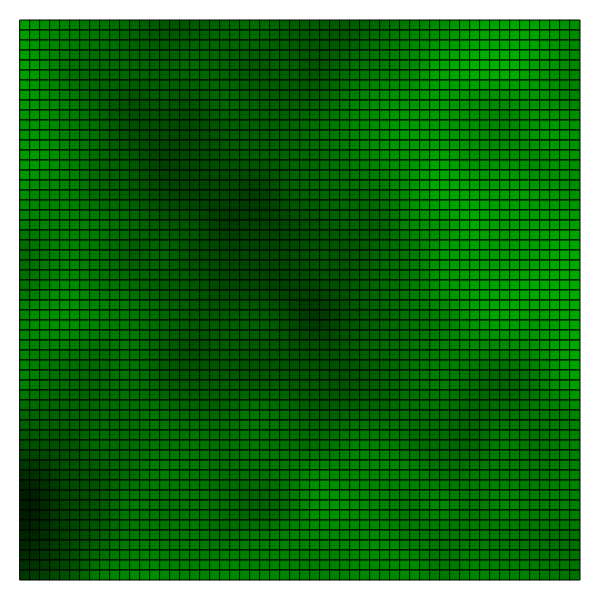
Frame 1 (no input)
Frame 60 (no input): identical to frame 1, image omitted
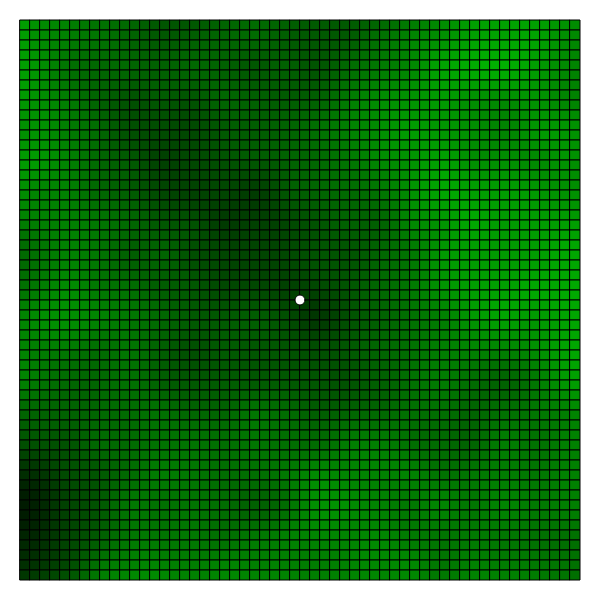
Frame 120 (the mouse pressed at the canvas centre since frame 60)

The p5.js sketch that drew these frames (run headless with seeded random() and noise() and a simulated clock; from frame 60 on, the mouse is pressed at the canvas centre):

// p5.js sketch
// ── sketch.js
let topoField;
let size = 60;
let particles = [];

function setup() {
  createCanvas(600, 600);
  topoField = new TopoField(size);
}

function draw() {
  background(255);
  topoField.show();
  //topoField.showVectorField();
  for (let particle of particles) {
    let i = floor(particle.pos.x * size / width);
    let j = floor(particle.pos.y * size / height);
    let gravity = p5.Vector.mult(topoField.forcefield[i][j], 0.1);
    let friction = p5.Vector.mult(particle.vel, -0.04);
    particle.applyForce(gravity);
    particle.applyForce(friction);
    particle.show();
    particle.update();
    if (particle.isDead()) {
      particles.splice(particles.indexOf(particle), 1);
    }
  }
}

function mousePressed() {
  particle = new Particle(mouseX, mouseY, 1);
  particles.push(particle);
}

function keyTyped() {
  if (key === 'c') {
    particles.pop();
  }
   return false;
}

// ── particle.js
class Particle {
  constructor (x, y, mass) {
    this.pos = createVector(x, y);
    this.vel = createVector(0, 0);
    this.acc = createVector(0, 0);
    this.mass = mass;
    this.color = color(255);
    this.r = sqrt(this.mass) * 5;
  }

  show () {
    fill(this.color);
    ellipse(this.pos.x, this.pos.y, 2 * this.r);
  }

  offscreen () {
    if (this.pos.y >= 580 || this.pos.y <= 20) {
      return true;
    } else if (this.pos.x >= 580 || this.pos.x <= 20) {
      return true;
    } else {
      return false;
    }
  }

  isDead () {
    if (this.offscreen()) {
      return true;
    } else {
      return false;
    }
  }

  applyForce (force) {
    let f = p5.Vector.div(force, this.mass);
    this.acc.add(f);
  }

  update () {
    this.vel.add(this.acc);
    this.pos.add(this.vel);
    this.acc.set(0, 0);
  }
}

// ── topofield.js
class TopoField {
  constructor (size) {
    this.size = size;
    this.index = [];
    this.forcefield = [];
    this.initHeight();
    this.initGravity();
  }

  drawArrow(base, vec, length) {
    push();
    stroke(255);
    strokeWeight(1);
    fill(255);
    translate(base.x, base.y);
    line(0, 0, vec.x, vec.y);
    rotate(vec.heading());
//    let arrowSize = 1;
//    translate(vec.mag() - arrowSize, 0);
//    triangle(0, arrowSize / 2, 0, -arrowSize / 2, arrowSize, 0);
    pop();
  }

// init the topofield height
  initHeight () {
    let txy = 0.04;
    let xoff = 0;
    for (let i = 0; i < this.size; i++) {
      let yoff = 0;
      let indexRow = [];
      for (let j = 0; j < this.size; j++) {
        let c = noise(xoff, yoff) * 255;
        indexRow.push(c);
        yoff += txy;
      }
      this.index.push(indexRow);
      xoff += txy;
    }
  }

// searching for neighbours and filter the smalest for direction
  initGravity () {
    for (let i = 1; i < this.size - 1; i++) {
      let forcefieldRow = [];
      for (let j = 1; j < this.size - 1; j++) {
        let neighbours = [];
        let min;
        let dir;
        let v;
        let v_abs;
        for (let m = i - 1; m <= i + 1; m++) {
          for (let n = j - 1; n <= j + 1; n++) {
            neighbours.push(this.index[m][n]);
          }
        }
        min = Math.min.apply(null, neighbours);
        for (let n of neighbours) {
          if (n == min) {
            dir = neighbours.indexOf(n);
          }
        }
        v_abs = neighbours[4] - neighbours[dir];

        //set force in direction
        switch (dir) {
          case 0:
            v = createVector(-1, -1).normalize().mult(v_abs);
            forcefieldRow.push(v);
            break;
          case 1:
            v = createVector(-1, 0).normalize().mult(v_abs);
            forcefieldRow.push(v);
            break;
          case 2:
            v = createVector(-1, 1).normalize().mult(v_abs);
            forcefieldRow.push(v);
            break;
          case 3:
            v = createVector(0, -1).normalize().mult(v_abs);
            forcefieldRow.push(v);
            break;
          case 4:
            v = createVector(0, 0).normalize().mult(v_abs);
            forcefieldRow.push(v);
            break;
          case 5:
            v = createVector(0, 1).normalize().mult(v_abs);
            forcefieldRow.push(v);
            break;
          case 6:
            v = createVector(1, -1).normalize().mult(v_abs);
            forcefieldRow.push(v);
            break;
          case 7:
            v = createVector(1, 0).normalize().mult(v_abs);
            forcefieldRow.push(v);
            break;
          case 8:
            v = createVector(1, 1).normalize().mult(v_abs);
            forcefieldRow.push(v);
            break;
          default:
            break;
        }
      }
      this.forcefield.push(forcefieldRow);
    }
  }

  show () {
    for (let i = 2; i < this.size - 2; i++) {
      for (let j = 2; j < this.size - 2; j++) {
        let index = this.index[i][j];
        fill(0, index, 0);
        rect(i * width / this.size, j * height / this.size, width / this.size, height / this.size);
      }
    }
  }

  showVectorField (){
    for (let i = 2; i < this.size - 2; i++) {
      for (let j = 2; j < this.size - 2; j++) {
        let dir = this.forcefield[i][j];
        let base = createVector(i * width / this.size + 0.5 * width / this.size, j * height / this.size + 0.5 * height / this.size);
        this.drawArrow(base, dir, 1);
      }
    }
  }
}
